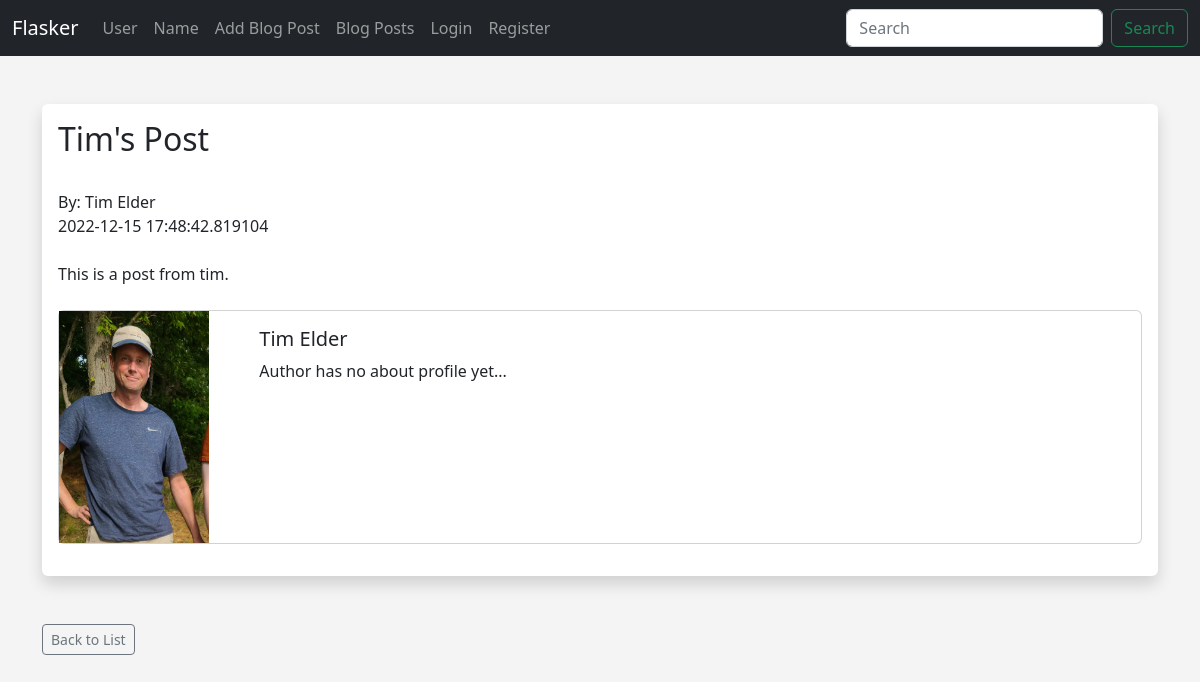
The page /posts/2 on the database its author committed.
### models.py (models this page shows, shortened)
class Posts(db.Model):
    id = db.Column(db.Integer, primary_key=True)
    title = db.Column(db.String(255))
    content = db.Column(db.Text)
    date_posted = db.Column(db.DateTime, default=datetime.utcnow)
    slug = db.Column(db.String(255)) # way to reference post in URL other than just using ID
    poster_id = db.Column(db.Integer, db.ForeignKey('users.id'))

class Users(db.Model, UserMixin):
    id = db.Column(db.Integer, primary_key=True) # gets assigned automatically, since primary key
    username = db.Column(db.String(20), nullable=False)
    name = db.Column(db.String(200), nullable=False) # max length=200, cannot be blank
    email = db.Column(db.String(120), nullable=False, unique=True) # must be unique
    date_added = db.Column(db.DateTime, default=datetime.utcnow)
    favorite_color = db.Column(db.String(120))
    about_author = db.Column(db.Text(500), nullable=True)
    profile_pic = db.Column(db.String(), nullable=True)
    password_hash = db.Column(db.String(128))
    posts = db.relationship('Posts', backref='poster')
    @property
    def password(self):
        raise AttributeError('Password is not a readable attribute!') # shows error if something goes wrong

### app.py (the view)
@app.route('/posts/<int:id>')
def post(id):
    post = Posts.query.get_or_404(id)
    return render_template('post.html', post=post)

### forms.py
class SearchForm(FlaskForm):
	searched = StringField("Searched", validators=[DataRequired()])
	submit = SubmitField("Submit")

### app.py (called while the page is built)
@app.context_processor
def base(): # caled base because passing into 'base.html', but could be called anything
	form = SearchForm()
	return dict(form=form)

### templates/post.html (shortened to what this page needs)
{% extends 'base.html' %}
{% block content %}
<div class="shadow p-3 mb-5 bg-body rounded">
    <h2>{{ post.title }}</h2><br/>
    By: {{ post.poster.name }}<br/>
    {{ post.date_posted }}<br/><br/>
    {{ post.content|safe }}<br/><br/>
    <div class="card mb-3">
      <div class="row no-gutters">
        <div class="col-md-2">
          {% if post.poster.profile_pic %}
            <img src="{{ url_for('static', filename='images/' + post.poster.profile_pic)}}" width="150" align="left">
          {% else %}
            <img src="{{ url_for('static', filename='images/default_profile_pic.png')}}" width="150" align="left">
          {% endif %}
        </div>
        <div class="col-md-10">
          <div class="card-body">
            <h5 class="card-title">
              {{ post.poster.name }}
            </h5>
            <p class="card-text">
              {% if post.poster.about_author %}
                {{ post.poster.about_author }}
              {% else %}
                Author has no about profile yet...
              {% endif %}
            </p>
          </div>
        </div>
      </div>
    </div>
</div>
<a href="{{ url_for('posts') }}" class="btn btn-outline-secondary btn-sm">Back to List</a>
{% endblock %}

### static/css/style.css (style rules this page uses)
body { background: #f4f4f4; }

### rows shown on the page
Posts: title "Tim's Post", date_posted "2022-12-15 17:48:42.819104", content "This is a post from tim."
Users: poster.name "Tim Elder", profile_pic (picture)
